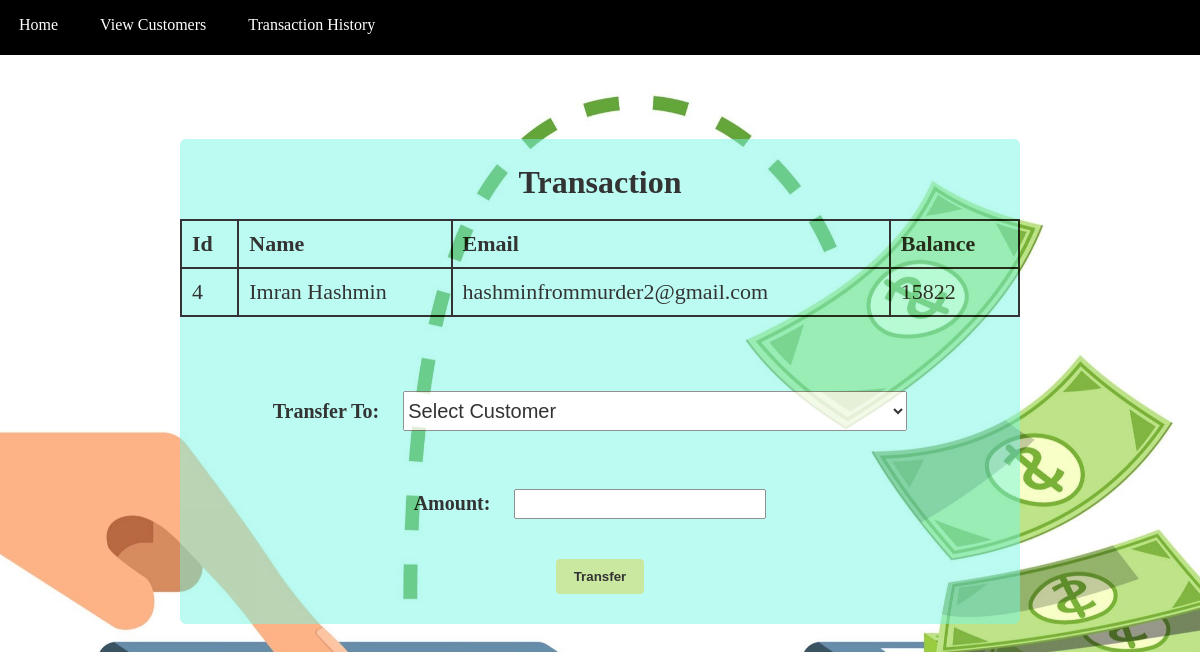
Page /transaction.php?id=4 on the committed database.
### tables this page shows
CREATE TABLE `users` (
  `id` int(11) NOT NULL,
  `name` varchar(250) NOT NULL,
  `email` varchar(100) NOT NULL,
  `balance` varchar(500) NOT NULL
);

### transaction.php (the view, shortened to what this page needs)
<!DOCTYPE html>
<html lang="en">
<head>
    <link rel="stylesheet" href="navbar.css">
    <link rel="stylesheet" href="trans.css">
</head>
<body>
    <?php
    include 'navbar.php';
    ?>
    <div class="container-fuild">
        <div class="container-out">
            <h1 class="row">Transaction</h2>
            <?php
            include 'database.php';
            $sid = $_GET['id'];
            $sql = "SELECT * FROM  users where id=$sid";
            $result = mysqli_query($conn, $sql);
            $rows = mysqli_fetch_assoc($result);
            ?>
            <form method="post" name="tcredit" class="tabletext"><br>
                <div>
                    <table>
                        <tr>
                            <th class="text-center">Id</th>
                            <th class="text-center">Name</th>
                            <th class="text-center">Email</th>
                            <th class="text-center">Balance</th>
                        </tr>
                        <tr>
                            <td class="py-2"><?php echo $rows['id'] ?></td>
                            <td class="py-2"><?php echo $rows['name'] ?></td>
                            <td class="py-2"><?php echo $rows['email'] ?></td>
                            <td class="py-2"><?php echo $rows['balance'] ?></td>
                        </tr>
                    </table>
                </div>
                <br><br><br>
                <label>Transfer To:</label>
                <select id="standard-select" name="to" class="form-control" required>
                    <option value="" disabled selected>Select Customer</option>
                </select>
                <br>
                <br>
                <label>Amount:</label>
                <input type="number" class="form-control" name="amount" required>
                <br>
                <div class="text-center">
                    <button class="btn mt-3" name="submit" type="submit" id="myBtn">Transfer</button>
                </div>
            </form>
        </div>
    </div>
</body>
</html>

### trans.css (style rules this page uses)
* { box-sizing: border-box; padding: 0px; margin: 0px; text-decoration: none; list-style: none; }
button { font-weight:bold; padding:10px 18px; margin-top:20px; margin-bottom:30px; border: none; background: #bfe389; border-radius: 4px; }
body { background-image: url("money.jpg"); background-repeat: no-repeat; background-attachment: fixed; background-size: cover; }
.row { text-align: center; padding-top:25px; font-weight:bold; }
.container-out { box-sizing: border-box; margin:7% auto; border-radius:6px; background-color: #75f7e39c; opacity:0.8; text-align:center; width: 70%; }
table { width:100%; }
label { color:black; font-size:20px; font-weight: bold; }
select { font-size:20px; width:60%; height:40px; margin:20px; }
table, th, td { box-sizing: border-box; border: 2px solid black; border-collapse: collapse; }
th, td { font-size: 22px; padding: 10px; text-align: left; color: black; }
input { font-size:18px; width:30%; height:30px; margin:20px; }
option { font-size:20px; }

### rows in the picture
users: id "4", name "Imran Hashmin", email "hashminfrommurder2@gmail.com", balance "15822"
